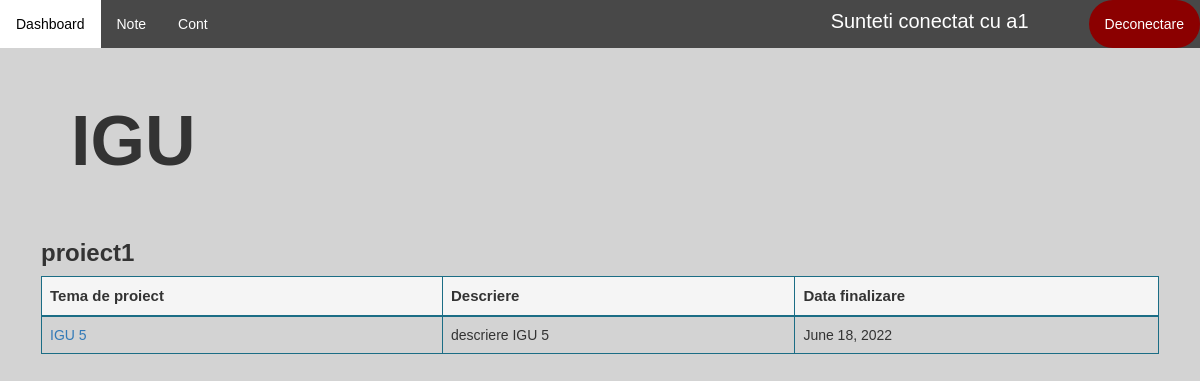
/disciplina-student/21/ (signed in), run on the app's committed database.
### application/models.py (models this page shows)
class Disciplina(models.Model):
    id = models.AutoField(primary_key=True)
    nume = models.CharField(max_length=100, unique=True)
    profesori = models.ManyToManyField(Profesor)
    an_universitar = models.IntegerField(null=True)
    semestru = models.IntegerField(null=True)

class Proiect(models.Model):
    id = models.AutoField(primary_key=True)
    nume = models.CharField(max_length=100, unique=False)
    data_inregistrare = models.DateField(auto_now_add=True)
    data_intermediara = models.DateField(default=None)
    data_finalizare = models.DateField()
    profesor = models.ForeignKey(Profesor, on_delete=models.CASCADE)
    disciplina = models.ForeignKey(Disciplina, on_delete=models.CASCADE, null=True)
    document = models.CharField(max_length=100, null=True)
    nr_persoane = models.IntegerField(null=True)
    cale = models.CharField(max_length=100, default=None)
    distribuire_teme = models.BooleanField(default=False)

class Tema(models.Model):
    id = models.AutoField(primary_key=True)
    nume = models.CharField(max_length=100, unique=False)
    descriere = models.CharField(max_length=500, null=True)
    proiect = models.ForeignKey(Proiect, on_delete=models.CASCADE, unique=False)

### application/decorators.py (the view)
        def wrapper_func(request, *args, **kwargs):
            user_groups = list()
            for group in request.user.groups.all():
                user_groups.append(group.name)
            if allowed_roles[0] in user_groups:
                return view_func(request, *args, **kwargs)
            else:
                return redirect('dashboard')

### application/functions.py (called while the page is built)
def get_user_info(request):
    user = request.user
    user_groups = [group.name for group in user.groups.all()]
    if 'admin' in user_groups:
        user_type = 'admin'
    elif 'studenti' in user_groups:
        user_type = 'student'
    elif 'secretariat' in user_groups:
        user_type = 'secretar'
    else:
        user_type = 'profesor'
    out = {'user': user,
           'user_groups': user_groups,
           'user_type': user_type
           }
    return out

def create_context(request=None, extract_user_info=True):
    if extract_user_info and not request:
        raise ValueError("request must be set if extract_user_info is True")
    out = {}
    if extract_user_info:
        out.update(get_user_info(request))
    return out

### application/views.py (called while the page is built)
@allowed_users(allowed_roles=['studenti'])
@login_required(login_url='login')
def disciplinaStudent(request, pk):
    context = create_context(request)
    disciplina = Disciplina.objects.get(pk=pk)
    proiecte = Proiect.objects.all().filter(disciplina=disciplina)
    student = Student.objects.get(utilizator=request.user)
    teme_student = student.teme.all().filter(proiect__in=proiecte)
    print(teme_student)
    context['teme_student'] = teme_student
    if request.method == 'POST':
        return redirect('dashboard')
    context['disciplina'] = disciplina
    context['proiecte'] = proiecte
    return render(request, 'application/student/disciplinaStudent.html', context)

### application/templates/application/student/disciplinaStudent.html (shortened to what this page needs)
{% extends 'application/dashboard.html' %}
{% load static %}
{% block note_student %}
    <li><a href="{% url 'note' disciplina.id %}">Note</a>
{% endblock %}
{% block article %}
        <h1 style="font-size: 70px; padding: 30px"><b>{{ disciplina.nume }}</b></h1><br>
        <div class="table-wrapper-scroll-y custom-scrollbar" style="margin-top:-20px;">
        {% for proiect in proiecte %}
            <table class="table table-bordered" id="myTable" style="border-color: #1b6d85">
                <h3><b>{{ proiect.nume }}</b></h3>
                <thead style="background-color: whitesmoke; border-color: #1b6d85; font-size: 15px">
                <tr  style="border-color: #1b6d85">
                    <th  style="border-color: #1b6d85">Tema de proiect</th>
                    <th  style="border-color: #1b6d85">Descriere</th>
                    <th  style="border-color: #1b6d85">Data finalizare</th>
                </tr>
                </thead>
                <tbody>
                {% for tema in teme_student %}
                    {% if tema.proiect == proiect %}
                    <tr class="tr">
                        <td  style="border-color: #1b6d85"><a href="{% url 'temaStudent' tema.id %}"> {{ tema.nume }}</a></td>
                        <td  style="border-color: #1b6d85">{{ tema.descriere }}</td>
                        <td  style="border-color: #1b6d85">{{ proiect.data_finalizare }}</td>
                    </tr>
                    {% endif %}
                {% endfor %}
                </tbody>
            </table>
        {% endfor %}
        </div>
{% endblock %}

### application/templates/application/main_layout_application.html (shortened to what this page needs)
{% extends 'main_layout.html' %}
{% load static %}
{% block header %}
    <link rel="stylesheet" href="{% static 'application/css/main_layout_application.css' %}">
        <ul class="topnav">
            <li><a href="{% url 'dashboard' %}">Dashboard</a></li>
                {% block pages %}
                {% endblock %}
            <li><a href="{% url 'account' %}">Cont</a>
            <li style="padding: 7px; color: white; font-size: 20px; margin-left: 600px">Sunteti conectat cu {{ request.user.username }}</li>
            <li class="right"><a class="logout" href="{% url 'logout' %}">Deconectare</a></li>
        </ul>
{% endblock %}

### application/static/application/css/main_layout_application.css (style rules this page uses)
body { font-family: Arial, Helvetica, sans-serif; }
body { margin: 0; background-color: lightgray; font-family: Arial, Helvetica, sans-serif; }
ul.topnav { list-style-type: none; margin: 0; padding: 0; overflow: hidden; background-color: #484848; }
ul.topnav li { float: left; }
ul.topnav li a { display: block; color: white; text-align: center; padding: 14px 16px; text-decoration: none; }
ul.topnav li.right { background-color: darkred; float: right; border-radius: 50px; }

### data on the page
Disciplina: nume "IGU"
Proiect: nume "proiect1", data_finalizare "June 18, 2022"
Tema: nume "IGU 5", descriere "descriere IGU 5"

### other printed values
{{ request.user.username }} "a1"
